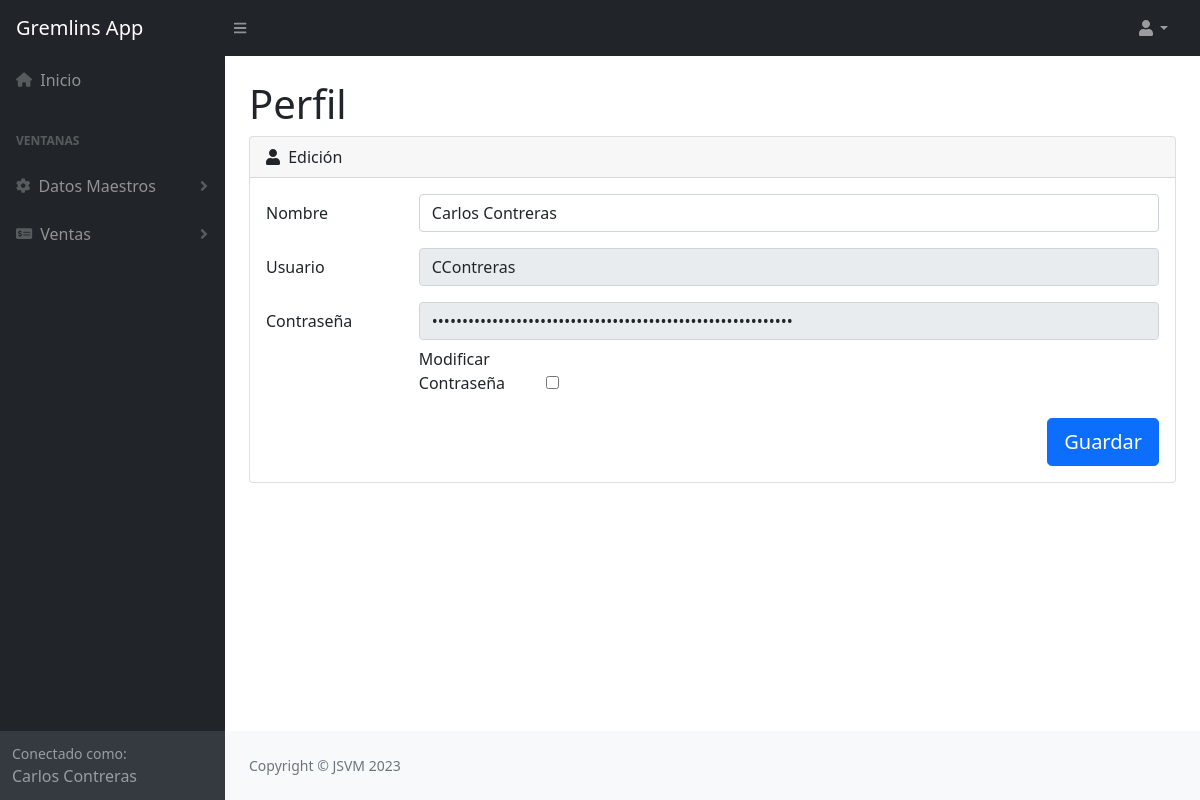
Screenshot of /?pid=perfil (signed in) with the database file from the repository.
### tables this page shows
CREATE TABLE `gr_menu` (
  `gr_menu_ID` int(10) NOT NULL,
  `ACTIVO` char(1) NOT NULL DEFAULT 'S',
  `ACTUALIZADO_POR` int(10) NOT NULL,
  `ULTIMA_ACTUALIZACION` timestamp NOT NULL DEFAULT current_timestamp() ON UPDATE current_timestamp(),
  `MENU` varchar(45) NOT NULL
);

CREATE TABLE `gr_user` (
  `GR_USER_ID` int(10) NOT NULL,
  `ACTIVO` char(1) NOT NULL DEFAULT 'S',
  `ACTUALIZADO_POR` int(10) NOT NULL,
  `ULTIMA_ACTUALIZACION` timestamp NOT NULL DEFAULT current_timestamp() ON UPDATE current_timestamp(),
  `USUARIO` text NOT NULL,
  `DESCRIPCION` text DEFAULT NULL,
  `GR_ROLE_ID` int(10) NOT NULL,
  `USER` text NOT NULL,
  `PASSWORD` text NOT NULL
);

### src/model/Menu.php (called while the page is built, shortened)
<?php
require_once ("Conexion.php");
require_once ("MenuDAO.php");
class Menu {
    private $GR_MENU_ID;
    private $MENU;
    private $MenuDAO;
    private $conexion;
    function __construct($GR_MENU_ID = "", $MENU = "", $GR_USER_ID = "") {
        $this -> GR_MENU_ID = $GR_MENU_ID;
        $this -> MENU = $MENU;
        $this -> MenuDAO = new MenuDAO ($GR_MENU_ID, $MENU, $GR_USER_ID);
        $this -> conexion = new Conexion();
    }
    function getGR_MENU_ID () {
        return $this -> GR_MENU_ID;
    }
    function getMENU () {
        return $this -> MENU;
    }
    function consultarTodo () {
        $this -> conexion -> abrir();
        $this -> conexion -> ejecutar($this -> MenuDAO -> consultarTodo());
        $menus = array ();
        while ($resultado = $this -> conexion -> extraer()) {
            array_push($menus, new Menu ($resultado[0], $resultado[1]));
        }
        $this -> conexion -> cerrar();
        return $menus;
    }
}

### src/model/Conexion.php (called while the page is built, shortened)
<?php
class Conexion
{
    private $mysqli;
    private $resultado;
    function abrir()
    {
        $host = "localhost";
        $user = "gremlinsUserDB";
        $pass = "Y)ig(hyo5IXe4PV3";
        $db = "gremlinsdb";
        $this->mysqli = new mysqli($host, $user, $pass, $db);
        $this->mysqli->set_charset("utf8");
    }
    function ejecutar($sql)
    {
        $this->resultado = $this->mysqli->query($sql);
    }
    function extraer()
    {
        return $this->resultado->fetch_row();
    }
}

### src/model/MenuDAO.php (called while the page is built, shortened)
<?php
class MenuDAO {
    private $GR_USER_ID;
    function __construct($GR_MENU_ID = "", $MENU = "", $GR_USER_ID = "") {
        $this -> GR_USER_ID = $GR_USER_ID;
    }
    function consultarTodo () {
        return "SELECT gr_menu_id, menu FROM permisosmenus WHERE gr_user_id = ".$this -> GR_USER_ID." GROUP BY gr_menu_id, menu ORDER BY 1";
    }
}
?>

### src/model/SubMenu.php (called while the page is built, shortened)
<?php
require_once ("Conexion.php");
require_once ("SubMenuDAO.php");
class SubMenu {
    private $GR_SUB_MENU_ID;
    private $SUBMENU;
    private $ICONO;
    private $SubMenuDAO;
    private $conexion;
    function __construct($GR_SUB_MENU_ID = "", $SUBMENU = "", $GR_MENU_ID = "", $ICONO = "", $GR_USER_ID = "") {
        $this -> GR_SUB_MENU_ID = $GR_SUB_MENU_ID;
        $this -> SUBMENU = $SUBMENU;
        $this -> ICONO = $ICONO;
        $this -> SubMenuDAO = new SubMenuDAO ($GR_SUB_MENU_ID, $SUBMENU, $GR_MENU_ID, $ICONO, $GR_USER_ID);
        $this -> conexion = new Conexion();
    }
    function getICONO () {
        return $this -> ICONO;
    }
    function getGR_SUB_MENU_ID () {
        return $this -> GR_SUB_MENU_ID;
    }
    function getSUBMENU () {
        return $this -> SUBMENU;
    }
    function consultarTodo () {
        $this -> conexion -> abrir();
        $this -> conexion -> ejecutar($this -> SubMenuDAO -> consultarTodo());
        $submenus = array ();
        while ($resultado = $this -> conexion -> extraer()) {
            array_push($submenus, new SubMenu ($resultado[0], $resultado[1], $resultado[2], $resultado[3]));
        }
        $this -> conexion -> cerrar();
        return $submenus;
    }
}
?>

### src/model/SubMenuDAO.php (called while the page is built, shortened)
<?php
class SubMenuDAO {
    private $GR_MENU_ID;
    private $GR_USER_ID;
    function __construct($GR_SUB_MENU_ID = "", $SUBMENU = "", $GR_MENU_ID = "", $ICONO = "", $GR_USER_ID = "") {
        $this -> GR_MENU_ID = $GR_MENU_ID;
        $this -> GR_USER_ID = $GR_USER_ID;
    }
    function consultarTodo () {
        return "SELECT gr_sub_menu_id, submenu, gr_menu_id, icono FROM permisosmenus
        WHERE gr_user_id = ".$this -> GR_USER_ID." AND gr_menu_id = ".$this -> GR_MENU_ID." GROUP BY gr_sub_menu_id, submenu, icono, gr_menu_id, menu ORDER BY 1";
    }
}
?>

### src/model/Perfil.php (called while the page is built, shortened)
<?php
require_once("Conexion.php");
class Perfil
{
    private $USUARIO;
    private $PASSWORD;
    private $USER;
    private $PerfilDAO;
    private $conexion;
    function __construct(
        $GR_USER_ID = "",
        $USUARIO = "",
        $PASSWORD = "",
        $USER = ""
    ) {
        $this->USUARIO = $USUARIO;
        $this->PASSWORD = $PASSWORD;
        $this->USER = $USER;
        $this->PerfilDAO = new PerfilDAO(
            $GR_USER_ID,
            $USUARIO,
            $PASSWORD
        );
        $this->conexion = new Conexion();
    }
    function getUSUARIO()
    {
        return $this->USUARIO;
    }
    function getPASSWORD()
    {
        return $this->PASSWORD;
    }
    function getUSER()
    {
        return $this->USER;
    }
    function consultar()
    {
        $this->conexion->abrir();
        $this->conexion->ejecutar($this->PerfilDAO->consultar());
        $resultado = $this->conexion->extraer();
        $num_rows = $this->conexion->numFilas();
        $this->conexion->cerrar();
        if ($num_rows > 0) {
            $this->USUARIO = $resultado[1];
            $this->USER = $resultado[2];
            $this->PASSWORD = $resultado[3];
        }
        return $num_rows;
    }
}

### src/view/perfil.php (the view, shortened to what this page needs)
<?php
$user = $_SESSION['user'];
require_once("src/model/Perfil.php");
require_once("src/model/Menu.php");
require_once("src/model/SubMenu.php");
require_once("src/view/html/menu_superior.php");
require_once("src/view/html/menu_vertical.php");
$usuario = "";
$username = "";
$password = "";
$consultarPerfil = new Perfil($user['GR_USER_ID']);
$num_rows = $consultarPerfil->consultar();
if ($num_rows > 0) {
    $usuario = $consultarPerfil->getUSUARIO();
    $username =  $consultarPerfil->getUSER();
    $password = $consultarPerfil->getPASSWORD();
}
?>
<div id="layoutSidenav_content">
    <main>
        <div class="container-fluid px-4">
            <div class="row align-items-center">
                <div class="col">
                    <h1 class="mt-4">Perfil</h1>
                </div>
            </div>
            <div class="row">
                <div class="col-xl-12">
                    <div class="card mb-4">
                        <div class="card-header">
                            <i class="fas fa-user me-1 "></i>
                            Edición
                        </div>
                        <div class="card-body">
                            <form id="form_perfil" method="POST" action="src/controller/PerfilCTL.php">
                                <div class="mb-3 row">
                                    <label for="inputUsuario" class="col-sm-2 col-form-label">Nombre</label>
                                    <div class="col-sm-10">
                                        <input type="text" class="form-control" id="inputUsuario" name="inputUsuario" value="<?php echo $usuario; ?>" required>
                                    </div>
                                </div>
                                <div class="mb-3 row">
                                    <label for="inputUser" class="col-sm-2 col-form-label">Usuario</label>
                                    <div class="col-sm-10">
                                        <input type="text" class="form-control" id="inputUser" name="inputUser" value="<?php echo $username; ?>" required disabled>
                                    </div>
                                </div>
                                <div class="mb-3 row">
                                    <label for="inputPassword" class="col-sm-2 col-form-label">Contraseña</label>
                                    <div class="col-sm-10">
                                        <input type="password" class="form-control" id="inputPassword" name="inputPassword" value="<?php echo $password; ?>" required disabled>
                                        <label for="checkPassword" class="col-sm-2 col-form-label">Modificar Contraseña</label>
                                        <input type="checkbox" onclick="disable('inputPassword')" id="checkPassword" name="checkPassword">
                                    </div>
                                </div>
                                <div class="d-grid gap-1 d-md-flex justify-content-md-end">
                                    <input class="btn btn-primary btn-lg" type="submit" name="guardar" id="guardar" value="Guardar">
                                </div>
                            </form>
                        </div>
                    </div>
                </div>
            </div>
        </div>
    </main>
    <?php
    require_once("src/view/html/footer.php");
    ?>

### src/view/html/menu_vertical.php (shortened to what this page needs)
<div id="layoutSidenav">
    <div id="layoutSidenav_nav">
        <nav class="sb-sidenav accordion sb-sidenav-dark" id="sidenavAccordion">
            <div class="sb-sidenav-menu">
                <div class="nav">
                    <div>
                        <a class="nav-link" href="?pid=principal">
                            <div class="sb-nav-link-icon"><i class="fa-solid fa-house"></i></div>Inicio
                        </a>
                    </div>
                    <?php
                    $menu = new Menu("", "", $user['GR_USER_ID']);
                    $menus = $menu->consultarTodo();
                    foreach ($menus as $r) {
                    ?>
                        <div class="sb-sidenav-menu-heading" id=<?php echo $r->getGR_MENU_ID(); ?>><?php echo $r->getMENU(); ?></div>
                        <?php
                        $submenu = new SubMenu("", "", $r->getGR_MENU_ID(), "", $user['GR_USER_ID']);
                        $submenus = $submenu->consultarTodo();
                        foreach ($submenus as $d) {
                        ?>
                            <a class="nav-link collapsed" href="#" data-bs-toggle="collapse" data-bs-target="#collapseLayouts-<?php echo $d->getGR_SUB_MENU_ID(); ?>" aria-expanded="false" aria-controls="collapseLayouts-<?php echo $d->getGR_SUB_MENU_ID(); ?>">
                                <div class="sb-nav-link-icon"><i class="<?php echo $d->getICONO(); ?>"></i></div>
                                <?php echo $d->getSUBMENU(); ?>
                                <div class="sb-sidenav-collapse-arrow"><i class="fas fa-angle-down"></i></div>
                            </a>
                        <?php
                        }
                        ?>
                    <?php
                    }
                    ?>
                </div>
            </div>
            <div class="sb-sidenav-footer">
                <div class="small">Conectado como:</div>
                <?php echo $user['USUARIO']; ?>
            </div>
        </nav>
    </div>

### rows the page displays
gr_menu: SUBMENU "Datos Maestros", SUBMENU "Ventas"
gr_user: inputUsuario "Carlos Contreras", inputUser "CContreras"

### other values shown
$r->getMENU() "VENTANAS"
$user['USUARIO'] "Carlos Contreras"
